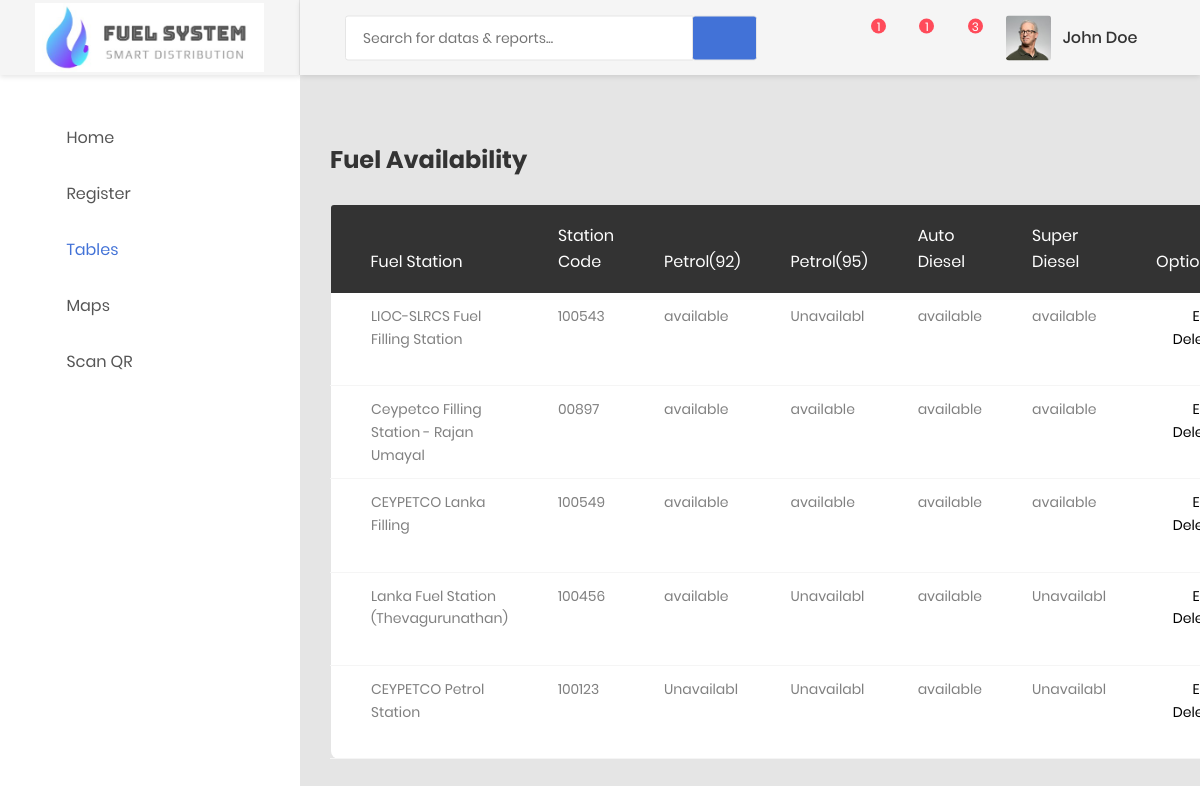
The page /System/pro/front/table_available.php on the database its author committed.
### tables this page shows
CREATE TABLE `station_tbl` (
  `id` int(10) NOT NULL,
  `station_name` varchar(100) DEFAULT NULL,
  `owner_name` varchar(100) DEFAULT NULL,
  `petrol_92` varchar(10) DEFAULT NULL,
  `petrol_95` varchar(10) DEFAULT NULL,
  `auto_diesel` varchar(10) DEFAULT NULL,
  `super_diesel` varchar(10) DEFAULT NULL
);

### System/pro/front/table_available.php (the view, shortened to what this page needs)
<?php
require_once'../db_action/db_connection.php';
?>
<!DOCTYPE html>
<html lang="en">
<head>
    <link href="css/font-face.css" rel="stylesheet" media="all">
    <link href="vendor/font-awesome-4.7/css/font-awesome.min.css" rel="stylesheet" media="all">
    <link href="vendor/font-awesome-5/css/fontawesome-all.min.css" rel="stylesheet" media="all">
    <link href="vendor/mdi-font/css/material-design-iconic-font.min.css" rel="stylesheet" media="all">
    <link href="vendor/bootstrap-4.1/bootstrap.min.css" rel="stylesheet" media="all">
    <link href="vendor/animsition/animsition.min.css" rel="stylesheet" media="all">
    <link href="vendor/bootstrap-progressbar/bootstrap-progressbar-3.3.4.min.css" rel="stylesheet" media="all">
    <link href="vendor/wow/animate.css" rel="stylesheet" media="all">
    <link href="vendor/css-hamburgers/hamburgers.min.css" rel="stylesheet" media="all">
    <link href="vendor/slick/slick.css" rel="stylesheet" media="all">
    <link href="vendor/select2/select2.min.css" rel="stylesheet" media="all">
    <link href="vendor/perfect-scrollbar/perfect-scrollbar.css" rel="stylesheet" media="all">
    <link href="css/theme.css" rel="stylesheet" media="all">
</head>
<body class="animsition">
    <div class="page-wrapper">
        <aside class="menu-sidebar d-none d-lg-block">
            <div class="logo">
                <a href="#">
                    <img src="images/icon/logo.png" alt="Cool Admin" />
                </a>
            </div>
            <div class="menu-sidebar__content js-scrollbar1">
                <nav class="navbar-sidebar">
                    <ul class="list-unstyled navbar__list">
                        <li>
                            <a href="index.php">
                                <i class="fa fa-home"></i>Home</a>
                        </li>
                        <li >
                            <a class="js-arrow" href="#">
                                <i class="far fa-check-square"></i>Register</a>
                        </li>
                        <li class="active has-sub">
                        <a class="js-arrow" href="#">
                                <i class="fas fa-table"></i>Tables</a>
                        </li>
                        <li>
                            <a href="map.php">
                                <i class="fas fa-map-marker-alt"></i>Maps</a>
                        </li>
                        <li>
                            <a href="scan.php">
                                <i class="fas fa-desktop"></i>Scan QR</a>
                        </li>
                    </ul>
                </nav>
            </div>
        </aside>
        <div class="page-container">
            <header class="header-desktop">
                <div class="section__content section__content--p30">
                    <div class="container-fluid">
                        <div class="header-wrap">
                            <form class="form-header" action="" method="POST">
                                <input class="au-input au-input--xl" type="text" name="search" placeholder="Search for datas &amp; reports..." />
                                <button class="au-btn--submit" type="submit">
                                    <i class="zmdi zmdi-search"></i>
                                </button>
                            </form>
                            <div class="header-button">
                                <div class="noti-wrap">
                                    <div class="noti__item js-item-menu">
                                        <i class="zmdi zmdi-comment-more"></i>
                                        <span class="quantity">1</span>
                                    </div>
                                    <div class="noti__item js-item-menu">
                                        <i class="zmdi zmdi-email"></i>
                                        <span class="quantity">1</span>
                                    </div>
                                    <div class="noti__item js-item-menu">
                                        <i class="zmdi zmdi-notifications"></i>
                                        <span class="quantity">3</span>
                                    </div>
                                </div>
                                <div class="account-wrap">
                                    <div class="account-item clearfix js-item-menu">
                                        <div class="image">
                                            <img src="images/icon/avatar-01.jpg" alt="John Doe" />
                                        </div>
                                        <div class="content">
                                            <a class="js-acc-btn" href="#">john doe</a>
                                        </div>
                                    </div>
                                </div>
                            </div>
                        </div>
                    </div>
                </div>
            </header>
            <div class="main-content">
                <div class="section__content section__content--p30">
                    <div class="container-fluid">
                        <div class="row">
                        <div class="row m-t-30">
                            <div class="col-md-12">
                                <div class="table-responsive m-b-40">
                                <h3 class="title-3 m-b-30"> <b>Fuel Availability</b></h3>
                                    <table class="table table-borderless table-data3">
                                        <thead>
                                            <tr>
                                                <th>Fuel Station</th>
                                                <th>Station Code</th>
                                                <th>Petrol(92)</th>
                                                <th>Petrol(95)</th>
                                                <th>Auto Diesel</th>
                                                <th>Super Diesel</th>
                                                <th width=30 >Options</th>
                                            </tr>
                                        </thead>
                                        <tbody>
                                            <?php
                                                $sql = "Select * From station_tbl";
                                                $result = $conn->query($sql);
                                                if ($result -> num_rows>0) {
                                                while ($row = $result->fetch_assoc())
                                                {
                                                echo "<tr>
                                                <td>".$row['station_name']."</td>
                                                <td>".$row['owner_name']."</td>
                                                <td>".$row['petrol_92']."</td>
                                                <td>".$row['petrol_95']."</td>
                                                <td>".$row['auto_diesel']."</td>
                                                <td>".$row['super_diesel']."</td>
                                                <td>
                                                <div>
                                                    <a href='edit_station.php?id=".$row['id']."'><button type='button'>Edit</button></a>
                                                    <a href='delete_station.php?id=".$row['id']."'><button type='button'>Delete</button>
                                                </div>
                                                </td>
                                                </tr> ";
                                                }
                                                } else {
                                                    echo "<tr><td colspan=5><center>No Data Available Right Now </center></td></tr>";
                                                }
                                                ?>
                                        </tbody>
                                    </table>
                                </div>
                            </div>
                        </div>
                    </div>
                </div>
            </div>
        </div>
    </div>
</body>
</html>

### rows shown on the page
station_tbl: station_name "LIOC-SLRCS Fuel Filling Station", owner_name "100543", petrol_92 "available", petrol_95 "Unavailabl", auto_diesel "available", super_diesel "available"
station_tbl: station_name "Ceypetco Filling Station - Rajan Umayal", owner_name "00897", petrol_92 "available", petrol_95 "available", auto_diesel "available", super_diesel "available"
station_tbl: station_name "CEYPETCO Lanka Filling", owner_name "100549", petrol_92 "available", petrol_95 "available", auto_diesel "available", super_diesel "available"
station_tbl: station_name "Lanka Fuel Station (Thevagurunathan)", owner_name "100456", petrol_92 "available", petrol_95 "Unavailabl", auto_diesel "available", super_diesel "Unavailabl"
station_tbl: station_name "CEYPETCO Petrol Station", owner_name "100123", petrol_92 "Unavailabl", petrol_95 "Unavailabl", auto_diesel "available", super_diesel "Unavailabl"
